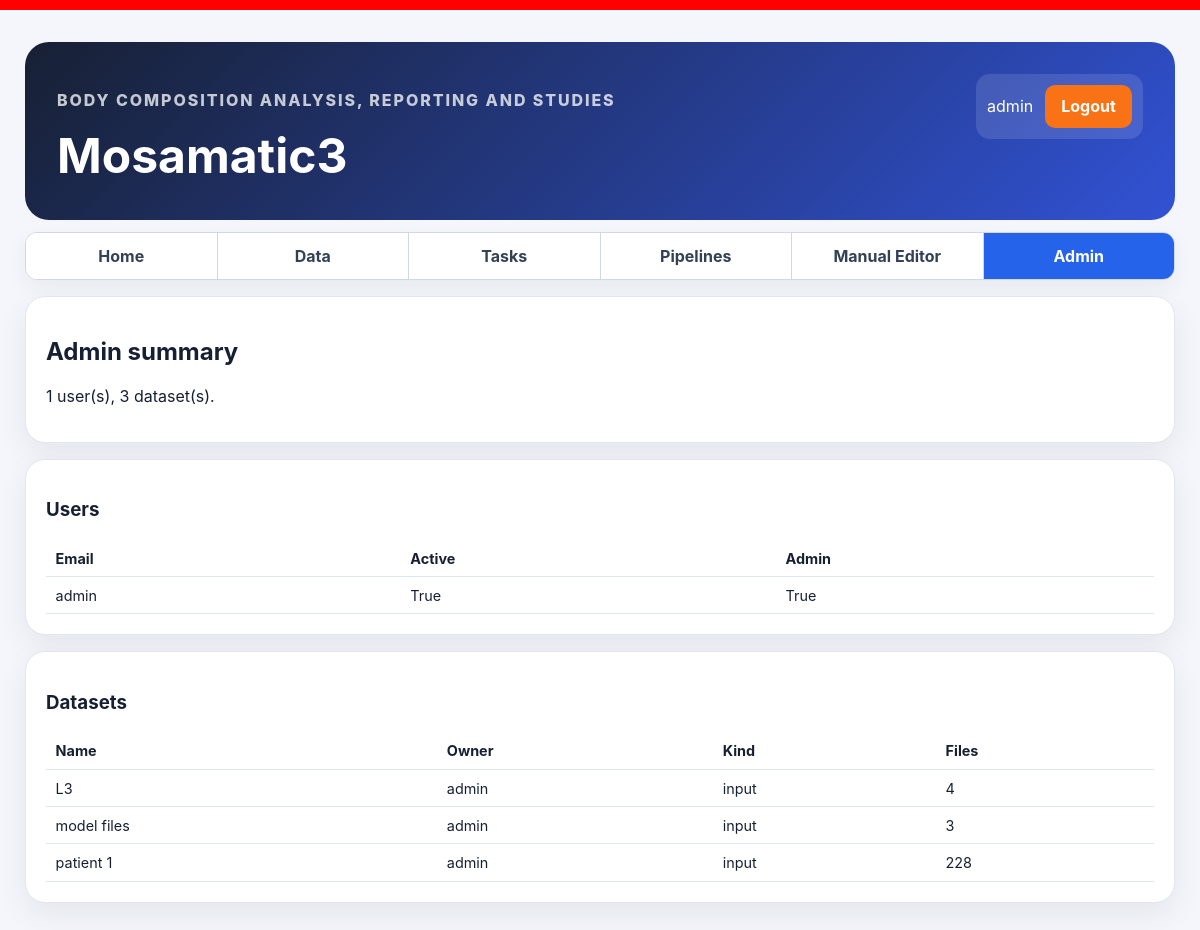
Page /admin-panel/ (signed in) on the earlier database version.
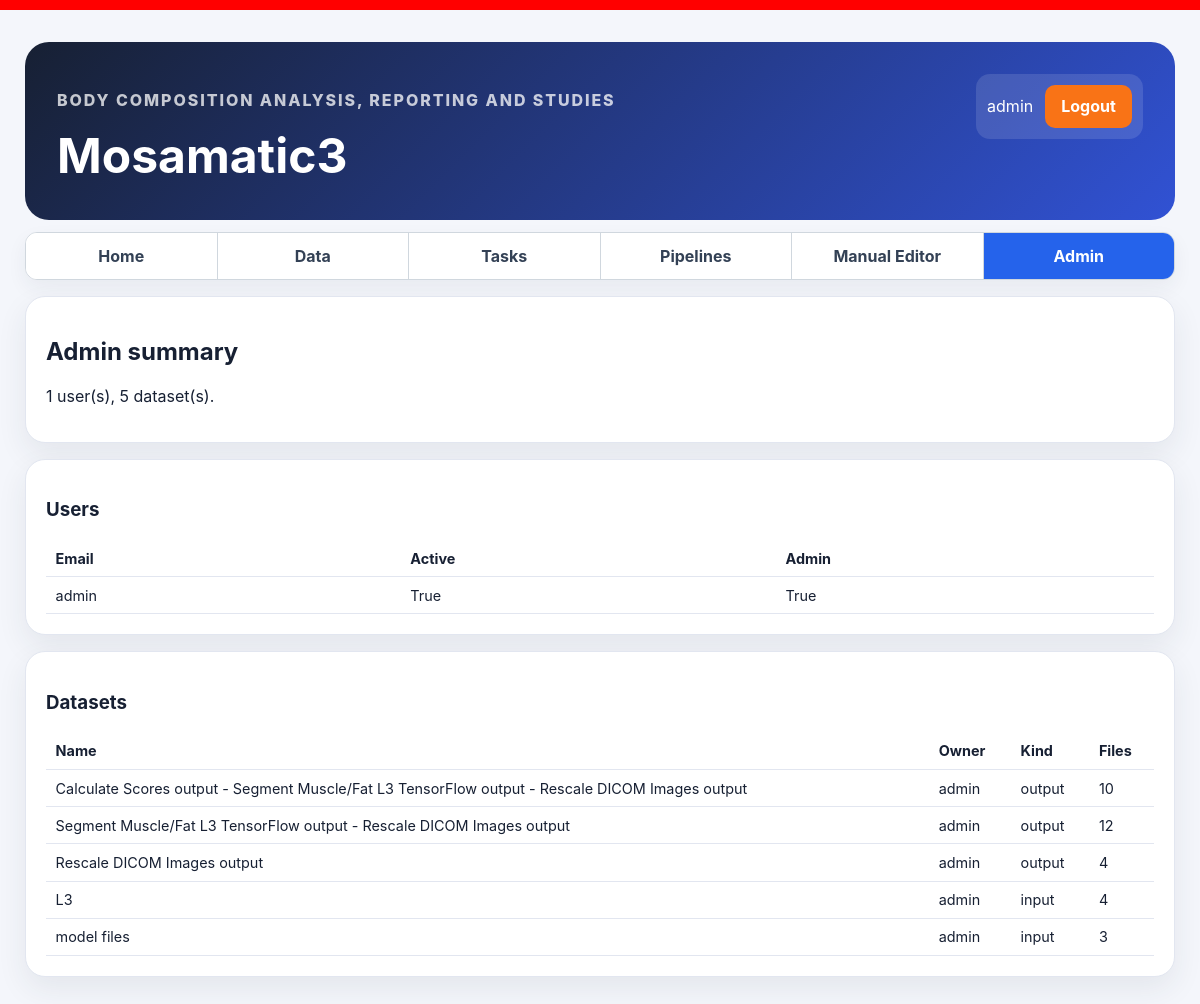
Same page on the later database version.
### core/models.py (models this page shows, shortened)
class Dataset(models.Model):
    KIND_INPUT = 'input'
    KIND_OUTPUT = 'output'
    KIND_CHOICES = [('input', 'Input'), ('output', 'Output')]
    STATUS_CHOICES = [
        ('ready', 'Ready'),
        ('in_progress', 'In progress'),
        ('cancelled', 'Cancelled'),
        ('failed', 'Failed'),
        ('done', 'Done'),
    ]
    id = models.UUIDField(primary_key=True, default=uuid.uuid4, editable=False)
    owner = models.ForeignKey(User, on_delete=models.CASCADE, related_name='datasets')
    name = models.CharField(max_length=255)
    kind = models.CharField(max_length=20, choices=KIND_CHOICES, default='input', db_index=True)
    source_task_key = models.CharField(max_length=100, blank=True, null=True, db_index=True)
    source_task_id = models.CharField(max_length=100, blank=True, null=True, db_index=True)
    status = models.CharField(
        max_length=30,
        choices=STATUS_CHOICES,
        default='ready',
        db_index=True,
    )
    source_dataset = models.ForeignKey(
        'self',
        on_delete=models.SET_NULL,
        null=True,
        blank=True,
        related_name='derived_datasets',
    )
    parameter_hash = models.CharField(
        max_length=64,
        blank=True,
        null=True,
        db_index=True,
    )
    created_at = models.DateTimeField(default=timezone.now)
    is_system = models.BooleanField(
        default=False,
        db_index=True,
        help_text='System-managed dataset that should not be deleted by users.',
    )
    class Meta:
        constraints = [models.UniqueConstraint(fields=['owner', 'name'], name='uq_dataset_owner_name')]
        ordering = ['-created_at']

### core/adminpanel/views.py (the view)
# urls.py: path('admin-panel/', views.admin_panel_page, name='admin_panel'),
@login_required
def admin_panel_page(request):
    if not request.user.is_staff:
        messages.error(request, 'Admin access required')
        return redirect('home')
    return render(request, 'adminpanel/admin_panel.html', {'users': User.objects.order_by('username'), 'datasets': Dataset.objects.all().prefetch_related('files')})

### templates/adminpanel/admin_panel.html
{% extends 'base.html' %}
{% block content %}
<section class="card">
  <h2>Admin summary</h2>
  <p>{{ users.count }} user(s), {{ datasets.count }} dataset(s).</p>
</section>
<section class="card">
  <h3>Users</h3>
  <table class="data-table">
    <thead><tr><th>Email</th><th>Active</th><th>Admin</th></tr></thead>
    <tbody>
      {% for user in users %}
        <tr><td>{{ user.username }}</td><td>{{ user.is_active }}</td><td>{{ user.is_staff }}</td></tr>
      {% endfor %}
    </tbody>
  </table>
</section>
<section class="card">
  <h3>Datasets</h3>
  <table class="data-table">
    <thead><tr><th>Name</th><th>Owner</th><th>Kind</th><th>Files</th></tr></thead>
    <tbody>
      {% for d in datasets %}
        <tr><td>{{ d.name }}</td><td>{{ d.owner.username }}</td><td>{{ d.kind }}</td><td>{{ d.files.count }}</td></tr>
      {% endfor %}
    </tbody>
  </table>
</section>
{% endblock %}

### templates/base.html (shortened to what this page needs)
{% load static %}
<!doctype html>
<html lang="en">
<head>
  <link rel="stylesheet" href="{% static 'styles.css' %}">
</head>
<body>
  <div class="app-shell">
    <header class="hero">
      <div>
        <p class="eyebrow">Body composition analysis, reporting and studies</p>
        <h1>Mosamatic3</h1>
      </div>
      <div class="user-box">
        {% if request.user.is_authenticated %}
          <span>{{ request.user.username }}</span>
          <a class="button-like warning" href="{% url 'logout' %}">Logout</a>
        {% else %}
          <a class="button-like secondary" href="{% url 'login' %}">Login</a>
          <a class="button-like secondary" href="{% url 'register' %}">Register</a>
        {% endif %}
      </div>
    </header>
    {% if request.user.is_authenticated %}
      <nav class="main-tabs">
        <a class="main-tab {% if request.resolver_match.url_name == 'home' %}main-tab-active{% endif %}" href="{% url 'home' %}">Home</a>
        <a class="main-tab {% if request.resolver_match.url_name == 'data' or request.resolver_match.url_name == 'dataset_detail' %}main-tab-active{% endif %}" href="{% url 'data' %}">Data</a>
        <a class="main-tab {% if request.resolver_match.url_name == 'tasks' or request.resolver_match.url_name == 'task_parameters' %}main-tab-active{% endif %}" href="{% url 'tasks' %}">Tasks</a>
        <a class="main-tab {% if request.resolver_match.url_name == 'pipelines' %}main-tab-active{% endif %}" href="{% url 'pipelines' %}">Pipelines</a>
        <a class="main-tab {% if request.resolver_match.url_name == 'manual_editor' %}main-tab-active{% endif %}" href="{% url 'manual_editor' %}">Manual Editor</a>
        {% if request.user.is_staff %}
          <a class="main-tab {% if request.resolver_match.url_name == 'admin_panel' %}main-tab-active{% endif %}" href="{% url 'admin_panel' %}">Admin</a>
        {% endif %}
      </nav>
    {% endif %}
    {% block content %}{% endblock %}
  </div>
</body>
</html>

Differences in the rows shown:
removed Dataset: name "patient 1", owner.username "admin", kind "input", files.count "228"
added Dataset: name "Calculate Scores output - Segment Muscle/Fat L3 TensorFlow output - Rescale DICOM Images output", owner.username "admin", kind "output", files.count "10"
added Dataset: name "Segment Muscle/Fat L3 TensorFlow output - Rescale DICOM Images output", owner.username "admin", kind "output", files.count "12"
added Dataset: name "Rescale DICOM Images output", owner.username "admin", kind "output", files.count "4"
Other differences:
{{ datasets.count }}: "3" → "5"
